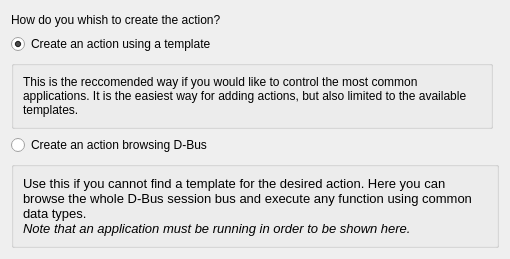
<?xml version="1.0" encoding="UTF-8"?>
<ui version="4.0">
 <class>AddAction</class>
 <widget class="QWidget" name="AddAction">
  <property name="geometry">
   <rect>
    <x>0</x>
    <y>0</y>
    <width>510</width>
    <height>259</height>
   </rect>
  </property>
  <property name="sizePolicy">
   <sizepolicy hsizetype="Preferred" vsizetype="Preferred">
    <horstretch>0</horstretch>
    <verstretch>0</verstretch>
   </sizepolicy>
  </property>
  <property name="minimumSize">
   <size>
    <width>510</width>
    <height>0</height>
   </size>
  </property>
  <property name="windowTitle">
   <string>Dialog</string>
  </property>
  <layout class="QGridLayout" name="gridLayout">
   <item row="0" column="0" colspan="2">
    <widget class="QLabel" name="label">
     <property name="text">
      <string>How do you whish to create the action?</string>
     </property>
    </widget>
   </item>
   <item row="1" column="0" colspan="2">
    <widget class="QRadioButton" name="rbTemplate">
     <property name="text">
      <string>Create an action using a template</string>
     </property>
     <property name="checked">
      <bool>true</bool>
     </property>
    </widget>
   </item>
   <item row="7" column="0" colspan="2">
    <widget class="QGroupBox" name="groupBox_2">
     <property name="title">
      <string/>
     </property>
     <layout class="QGridLayout" name="gridLayout_3">
      <item row="1" column="0">
       <widget class="QLabel" name="label_3">
        <property name="text">
         <string>&lt;!DOCTYPE HTML PUBLIC &quot;-//W3C//DTD HTML 4.0//EN&quot; &quot;http://www.w3.org/TR/REC-html40/strict.dtd&quot;&gt;
&lt;html&gt;&lt;head&gt;&lt;meta name=&quot;qrichtext&quot; content=&quot;1&quot; /&gt;&lt;style type=&quot;text/css&quot;&gt;
p, li { white-space: pre-wrap; }
&lt;/style&gt;&lt;/head&gt;&lt;body style=&quot; font-family:'Sans Serif'; font-size:10pt; font-weight:400; font-style:normal;&quot;&gt;
&lt;p style=&quot; margin-top:0px; margin-bottom:0px; margin-left:0px; margin-right:0px; -qt-block-indent:0; text-indent:0px;&quot;&gt;Use this if you cannot find a template for the desired action. Here you can browse the whole D-Bus session bus and execute any function using common data types.&lt;/p&gt;
&lt;p style=&quot; margin-top:0px; margin-bottom:0px; margin-left:0px; margin-right:0px; -qt-block-indent:0; text-indent:0px;&quot;&gt;&lt;span style=&quot; font-style:italic;&quot;&gt;Note that an application must be running in order to be shown here.&lt;/span&gt;&lt;/p&gt;&lt;/body&gt;&lt;/html&gt;</string>
        </property>
        <property name="wordWrap">
         <bool>true</bool>
        </property>
       </widget>
      </item>
     </layout>
    </widget>
   </item>
   <item row="3" column="0">
    <widget class="QGroupBox" name="groupBox">
     <property name="title">
      <string/>
     </property>
     <layout class="QGridLayout" name="gridLayout_2">
      <item row="0" column="0">
       <widget class="QLabel" name="label_2">
        <property name="sizePolicy">
         <sizepolicy hsizetype="Expanding" vsizetype="Preferred">
          <horstretch>0</horstretch>
          <verstretch>0</verstretch>
         </sizepolicy>
        </property>
        <property name="text">
         <string>This is the reccomended way if you would like to control the most common applications. It is the easiest way for adding actions, but also limited to the available templates.</string>
        </property>
        <property name="wordWrap">
         <bool>true</bool>
        </property>
       </widget>
      </item>
     </layout>
    </widget>
   </item>
   <item row="4" column="0">
    <widget class="QRadioButton" name="rbDBus">
     <property name="text">
      <string>Create an action browsing D-Bus</string>
     </property>
    </widget>
   </item>
  </layout>
 </widget>
 <resources/>
 <connections/>
</ui>
